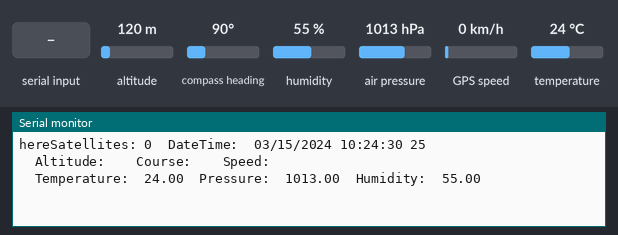
This sketch was run on a simulated Arduino Uno, built with avr-gcc and run on an emulated ATmega328P. On the bench: the last lines printed to the serial monitor. The test bench sets the inputs (shaded band); at power-on: altitude 120 m, compass heading 90°, humidity 55 %, air pressure 1013 hPa, GPS speed 0 km/h, temperature 24 °C. The GPS gets a fix after 3 s at 37.7749, -122.4194 with 8 satellites.

Above: at 1.2 s.
1.3 s: altitude set to 20 m
At 6.4 s:
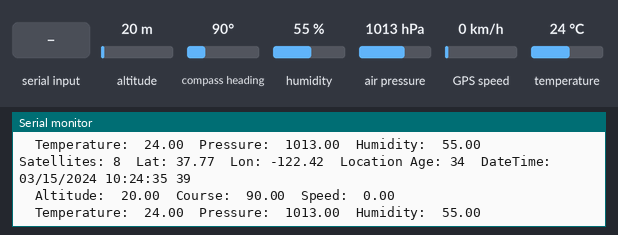
11.5 s: compass heading set to 7°
At 12.0 s:
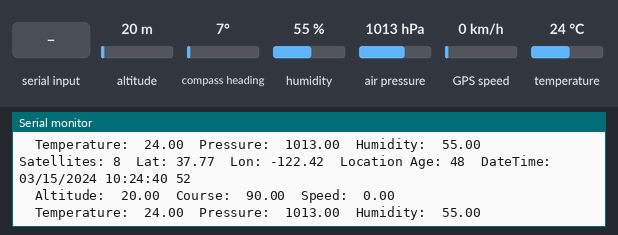
13.0 s: "1" received over the second serial link
14.5 s: humidity set to 22 %
At 15.8 s:
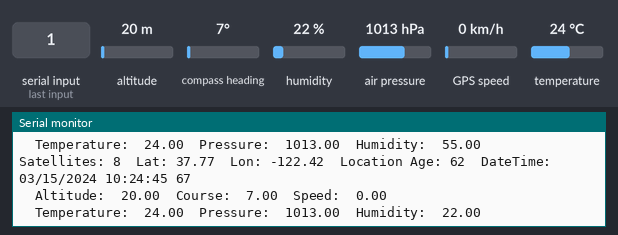

The sketch:

Tracker_debug.ino
```cpp
#include <TinyGPS++.h>
#include <SoftwareSerial.h>

static const int RXPin = 8, TXPin = 9;
static const uint32_t GPSBaud = 9600;

// The TinyGPS++ object
TinyGPSPlus gps;

// The serial connection to the GPS device
SoftwareSerial ss(RXPin, TXPin);

    // temperature sensor

#include <Adafruit_Sensor.h>
#include <Adafruit_BME280.h>

    // bme
float temperature; // in °C
float pressure; // in hPa
float humidity; // in %
Adafruit_BME280 bme;

uint32_t last_millis = 0;
bool mode = false;

void setup()
{
  Serial.begin(115200);
  ss.begin(GPSBaud);

  Serial.print("here");

  if(!bme.begin(0x76)){
    Serial.println("BME init fail");
  }

  // this sets the BME to forced mode, where it sleeps until I call bme.takeForcedMeasurement()
    bme.setSampling(Adafruit_BME280::MODE_FORCED,
                    Adafruit_BME280::SAMPLING_X1, // temperature
                    Adafruit_BME280::SAMPLING_X1, // pressure
                    Adafruit_BME280::SAMPLING_X1, // humidity
                    Adafruit_BME280::FILTER_OFF);

}

void loop()
{

  while (ss.available()) gps.encode(ss.read());


  if(gps.satellites.isValid()){ Serial.print("Satellites: "); Serial.print(gps.satellites.value());}


  if(gps.location.isValid()){ Serial.print("\tLat: "); Serial.print(gps.location.lat());}

  if(gps.location.isValid()){ Serial.print("\tLon: ");  Serial.print(gps.location.lng());}

  if(gps.location.isValid()){ Serial.print("\tLocation Age: "); Serial.print(gps.location.age());}

  Serial.print("\tDateTime:\t"); printDateTime(gps.date, gps.time);

  Serial.print("\tAltitude:\t");
  if(gps.altitude.isValid()) Serial.print(gps.altitude.meters());

  Serial.print("\tCourse:\t");
  if(gps.course.isValid()) Serial.print(gps.course.deg());

  Serial.print("\tSpeed:\t");
  if(gps.speed.isValid()) Serial.print(gps.speed.kmph());

  Serial.println();
  getTemperature();

  Serial.print("\tTemperature:\t");
  Serial.print(temperature);

  Serial.print("\tPressure:\t");
  Serial.print(pressure);

  Serial.print("\tHumidity:\t");
  Serial.print(humidity);

  Serial.println();
  smartDelay(5000);


}

void getTemperature(){
    // this is needed in forced mode
    bme.takeForcedMeasurement();
    delay(2);

    temperature = bme.readTemperature();
    pressure = bme.readPressure() / 100.0F;
    humidity = bme.readHumidity();
}


// This custom version of delay() ensures that the gps object
// is being "fed".
static void smartDelay(unsigned long ms)
{
  unsigned long start = millis();
  do
  {
    while (ss.available())
      gps.encode(ss.read());
  } while (millis() - start < ms);
}

static void printDateTime(TinyGPSDate &d, TinyGPSTime &t)
{
  if (!d.isValid())
  {
    Serial.print(F("********** "));
  }
  else
  {
    char sz[32];
    sprintf(sz, "%02d/%02d/%02d ", d.month(), d.day(), d.year());
    Serial.print(sz);
  }

  if (!t.isValid())
  {
    Serial.print(F("******** "));
  }
  else
  {
    char sz[32];
    sprintf(sz, "%02d:%02d:%02d ", t.hour(), t.minute(), t.second());
    Serial.print(sz);
  }

  if(d.isValid()) Serial.println(d.age());
  smartDelay(0);
}
```

Measured:
- after the input at 1.3 s, the serial monitor: prints a new line after 3.7 s (image 1)
- after the input at 14.5 s, the serial monitor: prints a new line after 0.58 s (image 3)
